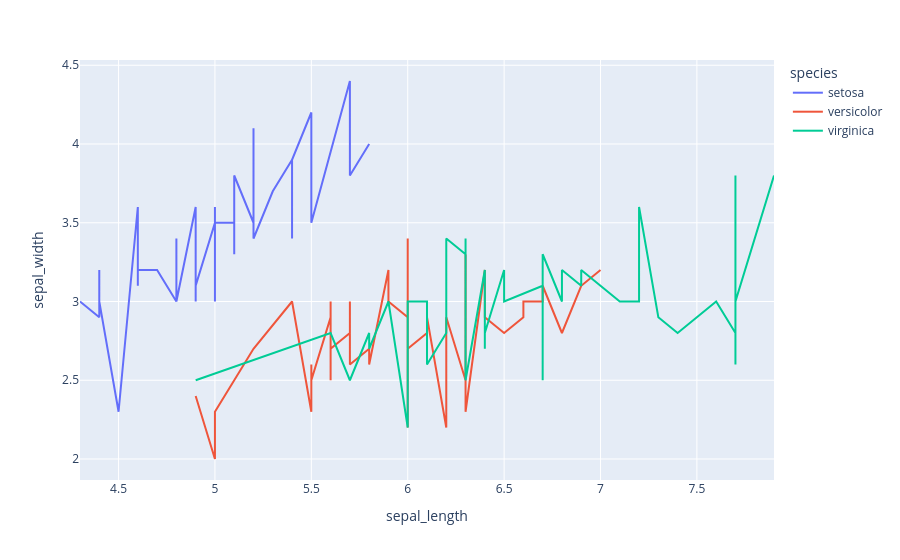

Notebook code for this chart:
### Markdown cell above
# 02 Line Plot

### Code cell
df_line = df.sort_values(by=['sepal_length'])
fig2 = px.line(df_line, x='sepal_length', y='sepal_width', color = 'species')
fig2.show()

fig2.write_html('./Outputs/line_plot.html', include_plotlyjs='cdn')

### Figure 1 — Plotly figure (JSON) as saved in the notebook; plotly's stock layout.template omitted (floating-point values rounded to 4 significant figures)
{"data": [{"hovertemplate": "species=setosa<br>sepal_length=%{x}<br>sepal_width=%{y}<extra></extra>", "legendgroup": "setosa", "line": {"color": "#636efa", "dash": "solid"}, "marker": {"symbol": "circle"}, "mode": "lines", "name": "setosa", "orientation": "v", "showlegend": true, "type": "scatter", "x": [4.3, 4.4, 4.4, 4.4, 4.5, 4.6, 4.6, 4.6, 4.6, 4.7, 4.7, 4.8, 4.8, 4.8, 4.8, 4.8, 4.9, 4.9, 4.9, 4.9, 5.0, 5.0, 5.0, 5.0, 5.0, 5.0, 5.0, 5.0, 5.1, 5.1, 5.1, 5.1, 5.1, 5.1, 5.1, 5.1, 5.2, 5.2, 5.2, 5.3, 5.4, 5.4, 5.4, 5.4, 5.4, 5.5, 5.5, 5.7, 5.7, 5.8], "xaxis": "x", "y": [3.0, 2.9, 3.2, 3.0, 2.3, 3.6, 3.1, 3.4, 3.2, 3.2, 3.2, 3.0, 3.1, 3.4, 3.4, 3.0, 3.6, 3.1, 3.0, 3.1, 3.5, 3.3, 3.4, 3.4, 3.6, 3.2, 3.0, 3.5, 3.5, 3.8, 3.3, 3.5, 3.8, 3.4, 3.7, 3.8, 3.5, 4.1, 3.4, 3.7, 3.9, 3.4, 3.7, 3.4, 3.9, 4.2, 3.5, 4.4, 3.8, 4.0], "yaxis": "y"}, {"hovertemplate": "species=versicolor<br>sepal_length=%{x}<br>sepal_width=%{y}<extra></extra>", "legendgroup": "versicolor", "line": {"color": "#EF553B", "dash": "solid"}, "marker": {"symbol": "circle"}, "mode": "lines", "name": "versicolor", "orientation": "v", "showlegend": true, "type": "scatter", "x": [4.9, 5.0, 5.0, 5.1, 5.2, 5.4, 5.5, 5.5, 5.5, 5.5, 5.5, 5.6, 5.6, 5.6, 5.6, 5.6, 5.7, 5.7, 5.7, 5.7, 5.7, 5.8, 5.8, 5.8, 5.9, 5.9, 6.0, 6.0, 6.0, 6.0, 6.1, 6.1, 6.1, 6.1, 6.2, 6.2, 6.3, 6.3, 6.3, 6.4, 6.4, 6.5, 6.6, 6.6, 6.7, 6.7, 6.7, 6.8, 6.9, 7.0], "xaxis": "x", "y": [2.4, 2.0, 2.3, 2.5, 2.7, 3.0, 2.3, 2.6, 2.4, 2.4, 2.5, 2.9, 3.0, 2.5, 3.0, 2.7, 2.8, 2.9, 2.8, 3.0, 2.6, 2.7, 2.7, 2.6, 3.2, 3.0, 2.9, 2.2, 3.4, 2.7, 2.8, 2.8, 3.0, 2.9, 2.2, 2.9, 2.5, 3.3, 2.3, 3.2, 2.9, 2.8, 2.9, 3.0, 3.0, 3.1, 3.1, 2.8, 3.1, 3.2], "yaxis": "y"}, {"hovertemplate": "species=virginica<br>sepal_length=%{x}<br>sepal_width=%{y}<extra></extra>", "legendgroup": "virginica", "line": {"color": "#00cc96", "dash": "solid"}, "marker": {"symbol": "circle"}, "mode": "lines", "name": "virginica", "orientation": "v", "showlegend": true, "type": "scatter", "x": [4.9, 5.6, 5.7, 5.8, 5.8, 5.8, 5.9, 6.0, 6.0, 6.1, 6.1, 6.2, 6.2, 6.3, 6.3, 6.3, 6.3, 6.3, 6.3, 6.4, 6.4, 6.4, 6.4, 6.4, 6.5, 6.5, 6.5, 6.5, 6.7, 6.7, 6.7, 6.7, 6.7, 6.8, 6.8, 6.9, 6.9, 6.9, 7.1, 7.2, 7.2, 7.2, 7.3, 7.4, 7.6, 7.7, 7.7, 7.7, 7.7, 7.9], "xaxis": "x", "y": [2.5, 2.8, 2.5, 2.8, 2.7, 2.7, 3.0, 2.2, 3.0, 3.0, 2.6, 2.8, 3.4, 3.3, 2.7, 2.9, 2.8, 3.4, 2.5, 3.2, 2.7, 3.1, 2.8, 2.8, 3.2, 3.0, 3.0, 3.0, 3.1, 3.3, 2.5, 3.0, 3.3, 3.0, 3.2, 3.1, 3.1, 3.2, 3.0, 3.0, 3.2, 3.6, 2.9, 2.8, 3.0, 2.8, 3.8, 2.6, 3.0, 3.8], "yaxis": "y"}], "layout": {"legend": {"title": {"text": "species"}, "tracegroupgap": 0}, "margin": {"t": 60}, "xaxis": {"anchor": "y", "domain": [0, 1], "title": {"text": "sepal_length"}}, "yaxis": {"anchor": "x", "domain": [0, 1], "title": {"text": "sepal_width"}}}}
